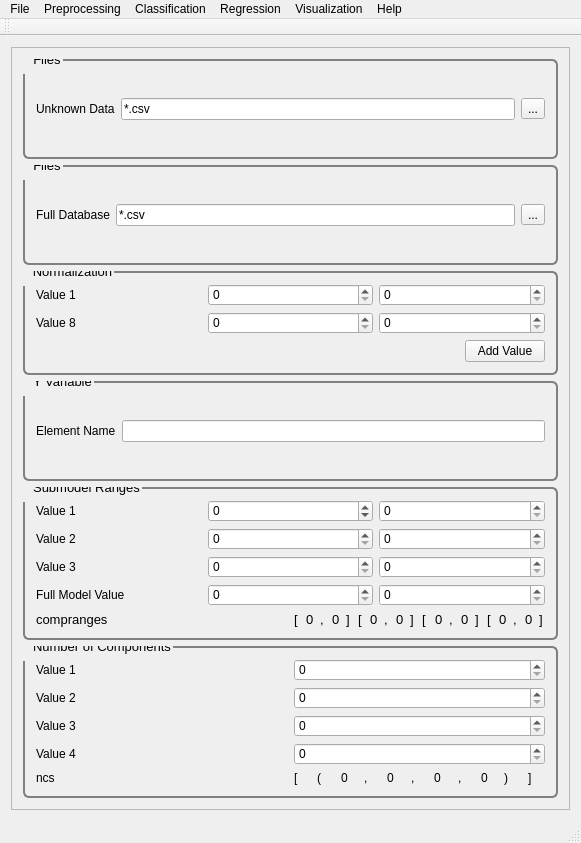
<?xml version="1.0" encoding="UTF-8"?>
<ui version="4.0">
 <class>MainWindow</class>
 <widget class="QMainWindow" name="MainWindow">
  <property name="geometry">
   <rect>
    <x>0</x>
    <y>0</y>
    <width>581</width>
    <height>843</height>
   </rect>
  </property>
  <property name="windowTitle">
   <string>PYSAT</string>
  </property>
  <widget class="QWidget" name="centralWidget">
   <layout class="QVBoxLayout" name="verticalLayout_23">
    <item>
     <widget class="QScrollArea" name="scrollArea">
      <property name="widgetResizable">
       <bool>true</bool>
      </property>
      <widget class="QWidget" name="scrollAreaWidgetContents_2">
       <property name="geometry">
        <rect>
         <x>0</x>
         <y>0</y>
         <width>561</width>
         <height>770</height>
        </rect>
       </property>
       <property name="font">
        <font>
         <pointsize>8</pointsize>
        </font>
       </property>
       <property name="styleSheet">
        <string notr="true">QGroupBox {
  border: 2px solid gray;
  border-radius: 6px;
  margin-top: 0.5em;
}

QGroupBox::title {

  padding-top: -14px;
  padding-left: 8px;
}
</string>
       </property>
       <layout class="QVBoxLayout" name="verticalLayout_8">
        <item>
         <widget class="QGroupBox" name="unknownData">
          <property name="font">
           <font>
            <pointsize>10</pointsize>
           </font>
          </property>
          <property name="title">
           <string>Files</string>
          </property>
          <layout class="QVBoxLayout" name="verticalLayout_6">
           <item>
            <layout class="QHBoxLayout" name="horizontalLayout">
             <item>
              <layout class="QVBoxLayout" name="verticalLayout">
               <item>
                <widget class="QLabel" name="label">
                 <property name="text">
                  <string>Unknown Data</string>
                 </property>
                </widget>
               </item>
              </layout>
             </item>
             <item>
              <layout class="QVBoxLayout" name="verticalLayout_3">
               <item>
                <widget class="QLineEdit" name="lineEdit_2">
                 <property name="text">
                  <string extracomment="Make this change whenever a new file is selected">*.csv</string>
                 </property>
                 <property name="readOnly">
                  <bool>true</bool>
                 </property>
                </widget>
               </item>
              </layout>
             </item>
             <item>
              <layout class="QVBoxLayout" name="verticalLayout_5">
               <item>
                <widget class="QToolButton" name="unknownDataButton">
                 <property name="text">
                  <string>...</string>
                 </property>
                </widget>
               </item>
              </layout>
             </item>
            </layout>
           </item>
          </layout>
         </widget>
        </item>
        <item>
         <widget class="QGroupBox" name="referenceData">
          <property name="font">
           <font>
            <pointsize>10</pointsize>
           </font>
          </property>
          <property name="title">
           <string>Files</string>
          </property>
          <layout class="QVBoxLayout" name="verticalLayout_15">
           <item>
            <layout class="QHBoxLayout" name="horizontalLayout_11">
             <item>
              <layout class="QVBoxLayout" name="verticalLayout_16">
               <item>
                <widget class="QLabel" name="label_8">
                 <property name="text">
                  <string>Full Database</string>
                 </property>
                </widget>
               </item>
              </layout>
             </item>
             <item>
              <layout class="QVBoxLayout" name="verticalLayout_20">
               <item>
                <widget class="QLineEdit" name="lineEdit_9">
                 <property name="text">
                  <string extracomment="Make this change whenever a new file is selected">*.csv</string>
                 </property>
                 <property name="readOnly">
                  <bool>true</bool>
                 </property>
                </widget>
               </item>
              </layout>
             </item>
             <item>
              <layout class="QVBoxLayout" name="verticalLayout_21">
               <item>
                <widget class="QToolButton" name="fullDataBaseButton_3">
                 <property name="text">
                  <string>...</string>
                 </property>
                </widget>
               </item>
              </layout>
             </item>
            </layout>
           </item>
          </layout>
         </widget>
        </item>
        <item>
         <widget class="QGroupBox" name="Normalization">
          <property name="font">
           <font>
            <pointsize>10</pointsize>
           </font>
          </property>
          <property name="title">
           <string>Normalization</string>
          </property>
          <layout class="QVBoxLayout" name="verticalLayout_27">
           <item>
            <layout class="QVBoxLayout" name="verticalLayout_26">
             <item>
              <layout class="QVBoxLayout" name="verticalLayout_2">
               <item>
                <layout class="QHBoxLayout" name="horizontalLayout_2">
                 <item>
                  <widget class="QLabel" name="norm_label">
                   <property name="text">
                    <string>Value 1</string>
                   </property>
                  </widget>
                 </item>
                 <item>
                  <widget class="QSpinBox" name="norm_spinBox_9">
                   <property name="maximum">
                    <number>1000</number>
                   </property>
                  </widget>
                 </item>
                 <item>
                  <widget class="QSpinBox" name="norm_spinBox">
                   <property name="maximum">
                    <number>1000</number>
                   </property>
                  </widget>
                 </item>
                </layout>
               </item>
              </layout>
             </item>
             <item>
              <layout class="QVBoxLayout" name="verticalLayout_22">
               <item>
                <layout class="QHBoxLayout" name="horizontalLayout_24">
                 <item>
                  <widget class="QLabel" name="norm_label_8">
                   <property name="text">
                    <string>Value 8</string>
                   </property>
                  </widget>
                 </item>
                 <item>
                  <widget class="QSpinBox" name="norm_spinBox_16">
                   <property name="maximum">
                    <number>1000</number>
                   </property>
                  </widget>
                 </item>
                 <item>
                  <widget class="QSpinBox" name="norm_spinBox_8">
                   <property name="maximum">
                    <number>1000</number>
                   </property>
                  </widget>
                 </item>
                </layout>
               </item>
              </layout>
             </item>
            </layout>
           </item>
           <item>
            <layout class="QHBoxLayout" name="horizontalLayout_25">
             <item>
              <spacer name="horizontalSpacer_6">
               <property name="orientation">
                <enum>Qt::Horizontal</enum>
               </property>
               <property name="sizeHint" stdset="0">
                <size>
                 <width>40</width>
                 <height>20</height>
                </size>
               </property>
              </spacer>
             </item>
             <item>
              <widget class="QPushButton" name="NormValuebutton">
               <property name="text">
                <string>Add Value</string>
               </property>
              </widget>
             </item>
            </layout>
           </item>
          </layout>
          <zorder></zorder>
          <zorder></zorder>
         </widget>
        </item>
        <item>
         <widget class="QGroupBox" name="CrossValidation">
          <property name="font">
           <font>
            <pointsize>10</pointsize>
           </font>
          </property>
          <property name="title">
           <string>Y Variable</string>
          </property>
          <layout class="QVBoxLayout" name="CrossValid">
           <item>
            <layout class="QHBoxLayout" name="horizontalLayout_4">
             <item>
              <layout class="QVBoxLayout" name="verticalLayout_11">
               <item>
                <widget class="QLabel" name="label_14">
                 <property name="text">
                  <string>Element Name</string>
                 </property>
                </widget>
               </item>
              </layout>
             </item>
             <item>
              <layout class="QVBoxLayout" name="verticalLayout_12">
               <item>
                <widget class="QLineEdit" name="elementNameLine"/>
               </item>
              </layout>
             </item>
            </layout>
           </item>
          </layout>
         </widget>
        </item>
        <item>
         <widget class="QGroupBox" name="CompRanges">
          <property name="font">
           <font>
            <pointsize>10</pointsize>
           </font>
          </property>
          <property name="title">
           <string>Submodel Ranges</string>
          </property>
          <layout class="QVBoxLayout" name="verticalLayout_7">
           <item>
            <layout class="QVBoxLayout" name="verticalLayout_4">
             <item>
              <layout class="QHBoxLayout" name="horizontalLayout_3">
               <item>
                <widget class="QLabel" name="label_80">
                 <property name="text">
                  <string>Value 1</string>
                 </property>
                </widget>
               </item>
               <item>
                <widget class="QSpinBox" name="comp_range">
                 <property name="minimum">
                  <number>-100</number>
                 </property>
                 <property name="maximum">
                  <number>1000</number>
                 </property>
                </widget>
               </item>
               <item>
                <widget class="QSpinBox" name="comp_range_2">
                 <property name="maximum">
                  <number>1000</number>
                 </property>
                </widget>
               </item>
              </layout>
             </item>
             <item>
              <layout class="QHBoxLayout" name="horizontalLayout_5">
               <item>
                <widget class="QLabel" name="label_81">
                 <property name="text">
                  <string>Value 2</string>
                 </property>
                </widget>
               </item>
               <item>
                <widget class="QSpinBox" name="comp_range_3">
                 <property name="maximum">
                  <number>1000</number>
                 </property>
                </widget>
               </item>
               <item>
                <widget class="QSpinBox" name="comp_range_4">
                 <property name="maximum">
                  <number>1000</number>
                 </property>
                </widget>
               </item>
              </layout>
             </item>
             <item>
              <layout class="QHBoxLayout" name="horizontalLayout_7">
               <item>
                <widget class="QLabel" name="label_82">
                 <property name="text">
                  <string>Value 3</string>
                 </property>
                </widget>
               </item>
               <item>
                <widget class="QSpinBox" name="comp_range_5">
                 <property name="maximum">
                  <number>1000</number>
                 </property>
                </widget>
               </item>
               <item>
                <widget class="QSpinBox" name="comp_range_6">
                 <property name="maximum">
                  <number>1000</number>
                 </property>
                </widget>
               </item>
              </layout>
             </item>
             <item>
              <layout class="QHBoxLayout" name="horizontalLayout_10">
               <item>
                <widget class="QLabel" name="label_85">
                 <property name="text">
                  <string>Full Model Value</string>
                 </property>
                </widget>
               </item>
               <item>
                <widget class="QSpinBox" name="comp_range_7">
                 <property name="maximum">
                  <number>1000</number>
                 </property>
                </widget>
               </item>
               <item>
                <widget class="QSpinBox" name="comp_range_8">
                 <property name="maximum">
                  <number>1000</number>
                 </property>
                </widget>
               </item>
              </layout>
             </item>
            </layout>
           </item>
           <item>
            <layout class="QHBoxLayout" name="horizontalLayout_9">
             <item>
              <widget class="QLabel" name="label_40">
               <property name="font">
                <font>
                 <pointsize>10</pointsize>
                </font>
               </property>
               <property name="text">
                <string>compranges</string>
               </property>
              </widget>
             </item>
             <item>
              <layout class="QHBoxLayout" name="horizontalLayout_6">
               <item>
                <widget class="QLabel" name="label_20">
                 <property name="font">
                  <font>
                   <pointsize>10</pointsize>
                  </font>
                 </property>
                 <property name="text">
                  <string>[</string>
                 </property>
                </widget>
               </item>
               <item>
                <widget class="QLabel" name="label_21">
                 <property name="font">
                  <font>
                   <pointsize>10</pointsize>
                  </font>
                 </property>
                 <property name="text">
                  <string>0</string>
                 </property>
                </widget>
               </item>
               <item>
                <widget class="QLabel" name="label_22">
                 <property name="font">
                  <font>
                   <pointsize>10</pointsize>
                  </font>
                 </property>
                 <property name="text">
                  <string>,</string>
                 </property>
                </widget>
               </item>
               <item>
                <widget class="QLabel" name="label_23">
                 <property name="font">
                  <font>
                   <pointsize>10</pointsize>
                  </font>
                 </property>
                 <property name="text">
                  <string>0</string>
                 </property>
                </widget>
               </item>
               <item>
                <widget class="QLabel" name="label_24">
                 <property name="font">
                  <font>
                   <pointsize>10</pointsize>
                  </font>
                 </property>
                 <property name="text">
                  <string>]</string>
                 </property>
                </widget>
               </item>
               <item>
                <widget class="QLabel" name="label_27">
                 <property name="font">
                  <font>
                   <pointsize>10</pointsize>
                  </font>
                 </property>
                 <property name="text">
                  <string>[</string>
                 </property>
                </widget>
               </item>
               <item>
                <widget class="QLabel" name="label_29">
                 <property name="font">
                  <font>
                   <pointsize>10</pointsize>
                  </font>
                 </property>
                 <property name="text">
                  <string>0</string>
                 </property>
                </widget>
               </item>
               <item>
                <widget class="QLabel" name="label_28">
                 <property name="font">
                  <font>
                   <pointsize>10</pointsize>
                  </font>
                 </property>
                 <property name="text">
                  <string>,</string>
                 </property>
                </widget>
               </item>
               <item>
                <widget class="QLabel" name="label_26">
                 <property name="font">
                  <font>
                   <pointsize>10</pointsize>
                  </font>
                 </property>
                 <property name="text">
                  <string>0</string>
                 </property>
                </widget>
               </item>
               <item>
                <widget class="QLabel" name="label_25">
                 <property name="font">
                  <font>
                   <pointsize>10</pointsize>
                  </font>
                 </property>
                 <property name="text">
                  <string>]</string>
                 </property>
                </widget>
               </item>
               <item>
                <widget class="QLabel" name="label_32">
                 <property name="font">
                  <font>
                   <pointsize>10</pointsize>
                  </font>
                 </property>
                 <property name="text">
                  <string>[</string>
                 </property>
                </widget>
               </item>
               <item>
                <widget class="QLabel" name="label_30">
                 <property name="font">
                  <font>
                   <pointsize>10</pointsize>
                  </font>
                 </property>
                 <property name="text">
                  <string>0</string>
                 </property>
                </widget>
               </item>
               <item>
                <widget class="QLabel" name="label_33">
                 <property name="font">
                  <font>
                   <pointsize>10</pointsize>
                  </font>
                 </property>
                 <property name="text">
                  <string>,</string>
                 </property>
                </widget>
               </item>
               <item>
                <widget class="QLabel" name="label_34">
                 <property name="font">
                  <font>
                   <pointsize>10</pointsize>
                  </font>
                 </property>
                 <property name="text">
                  <string>0</string>
                 </property>
                </widget>
               </item>
               <item>
                <widget class="QLabel" name="label_31">
                 <property name="font">
                  <font>
                   <pointsize>10</pointsize>
                  </font>
                 </property>
                 <property name="text">
                  <string>]</string>
                 </property>
                </widget>
               </item>
               <item>
                <widget class="QLabel" name="label_39">
                 <property name="font">
                  <font>
                   <pointsize>10</pointsize>
                  </font>
                 </property>
                 <property name="text">
                  <string>[</string>
                 </property>
                </widget>
               </item>
               <item>
                <widget class="QLabel" name="label_36">
                 <property name="font">
                  <font>
                   <pointsize>10</pointsize>
                  </font>
                 </property>
                 <property name="text">
                  <string>0</string>
                 </property>
                </widget>
               </item>
               <item>
                <widget class="QLabel" name="label_37">
                 <property name="font">
                  <font>
                   <pointsize>10</pointsize>
                  </font>
                 </property>
                 <property name="text">
                  <string>,</string>
                 </property>
                </widget>
               </item>
               <item>
                <widget class="QLabel" name="label_35">
                 <property name="font">
                  <font>
                   <pointsize>10</pointsize>
                  </font>
                 </property>
                 <property name="text">
                  <string>0</string>
                 </property>
                </widget>
               </item>
               <item>
                <widget class="QLabel" name="label_38">
                 <property name="font">
                  <font>
                   <pointsize>10</pointsize>
                  </font>
                 </property>
                 <property name="text">
                  <string>]</string>
                 </property>
                </widget>
               </item>
              </layout>
             </item>
            </layout>
           </item>
          </layout>
         </widget>
        </item>
        <item>
         <widget class="QGroupBox" name="CreateModels">
          <property name="font">
           <font>
            <pointsize>10</pointsize>
           </font>
          </property>
          <property name="title">
           <string>Number of Components</string>
          </property>
          <layout class="QVBoxLayout" name="verticalLayout_17">
           <item>
            <layout class="QHBoxLayout" name="horizontalLayout_14">
             <item>
              <layout class="QVBoxLayout" name="verticalLayout_18">
               <item>
                <widget class="QLabel" name="label_70">
                 <property name="text">
                  <string>Value 1</string>
                 </property>
                </widget>
               </item>
               <item>
                <widget class="QLabel" name="label_71">
                 <property name="text">
                  <string>Value 2</string>
                 </property>
                </widget>
               </item>
               <item>
                <widget class="QLabel" name="label_72">
                 <property name="text">
                  <string>Value 3</string>
                 </property>
                </widget>
               </item>
               <item>
                <widget class="QLabel" name="label_73">
                 <property name="text">
                  <string>Value 4</string>
                 </property>
                </widget>
               </item>
              </layout>
             </item>
             <item>
              <layout class="QVBoxLayout" name="verticalLayout_19">
               <item>
                <widget class="QSpinBox" name="create_model_spin">
                 <property name="maximum">
                  <number>20</number>
                 </property>
                </widget>
               </item>
               <item>
                <widget class="QSpinBox" name="create_model_spin_2">
                 <property name="maximum">
                  <number>20</number>
                 </property>
                </widget>
               </item>
               <item>
                <widget class="QSpinBox" name="create_model_spin_3">
                 <property name="maximum">
                  <number>20</number>
                 </property>
                </widget>
               </item>
               <item>
                <widget class="QSpinBox" name="create_model_spin_4">
                 <property name="maximum">
                  <number>20</number>
                 </property>
                </widget>
               </item>
              </layout>
             </item>
            </layout>
           </item>
           <item>
            <layout class="QHBoxLayout" name="horizontalLayout_15">
             <item>
              <widget class="QLabel" name="label_74">
               <property name="text">
                <string>ncs</string>
               </property>
              </widget>
             </item>
             <item>
              <layout class="QHBoxLayout" name="horizontalLayout_16">
               <item>
                <widget class="QLabel" name="label_75">
                 <property name="text">
                  <string>[</string>
                 </property>
                </widget>
               </item>
               <item>
                <widget class="QLabel" name="label_76">
                 <property name="text">
                  <string>(</string>
                 </property>
                </widget>
               </item>
               <item>
                <widget class="QLabel" name="label_77">
                 <property name="text">
                  <string>0</string>
                 </property>
                </widget>
               </item>
               <item>
                <widget class="QLabel" name="label_78">
                 <property name="text">
                  <string>,</string>
                 </property>
                </widget>
               </item>
               <item>
                <widget class="QLabel" name="label_79">
                 <property name="text">
                  <string>0</string>
                 </property>
                </widget>
               </item>
               <item>
                <widget class="QLabel" name="label_83">
                 <property name="text">
                  <string>,</string>
                 </property>
                </widget>
               </item>
               <item>
                <widget class="QLabel" name="label_84">
                 <property name="text">
                  <string>0</string>
                 </property>
                </widget>
               </item>
               <item>
                <widget class="QLabel" name="label_88">
                 <property name="text">
                  <string>,</string>
                 </property>
                </widget>
               </item>
               <item>
                <widget class="QLabel" name="label_89">
                 <property name="text">
                  <string>0</string>
                 </property>
                </widget>
               </item>
               <item>
                <widget class="QLabel" name="label_90">
                 <property name="text">
                  <string>)</string>
                 </property>
                </widget>
               </item>
               <item>
                <widget class="QLabel" name="label_91">
                 <property name="text">
                  <string>]</string>
                 </property>
                </widget>
               </item>
              </layout>
             </item>
            </layout>
           </item>
          </layout>
         </widget>
        </item>
       </layout>
       <zorder>CrossValidation</zorder>
       <zorder>CreateModels</zorder>
       <zorder>Normalization</zorder>
       <zorder>CompRanges</zorder>
       <zorder>unknownData</zorder>
       <zorder>referenceData</zorder>
      </widget>
     </widget>
    </item>
   </layout>
  </widget>
  <widget class="QToolBar" name="mainToolBar">
   <attribute name="toolBarArea">
    <enum>TopToolBarArea</enum>
   </attribute>
   <attribute name="toolBarBreak">
    <bool>false</bool>
   </attribute>
  </widget>
  <widget class="QStatusBar" name="statusBar"/>
  <widget class="QMenuBar" name="menuBar">
   <property name="geometry">
    <rect>
     <x>0</x>
     <y>0</y>
     <width>581</width>
     <height>21</height>
    </rect>
   </property>
   <widget class="QMenu" name="menuFile">
    <property name="title">
     <string>File</string>
    </property>
    <addaction name="actionLoad_Refence_Data"/>
    <addaction name="actionLoad_Unknown_Data"/>
    <addaction name="actionSet_output_location"/>
    <addaction name="separator"/>
    <addaction name="actionSave_Current_Plots"/>
    <addaction name="actionSave_Current_Data"/>
    <addaction name="separator"/>
    <addaction name="actionCreate_New_Workflow"/>
    <addaction name="actionSave_Current_Workflow"/>
    <addaction name="separator"/>
    <addaction name="actionExit"/>
   </widget>
   <widget class="QMenu" name="menuPreprocessing">
    <property name="title">
     <string>Preprocessing</string>
    </property>
    <widget class="QMenu" name="menuBaseline_Removal">
     <property name="title">
      <string>Baseline Removal</string>
     </property>
     <addaction name="actionALS"/>
     <addaction name="actionDietrich"/>
     <addaction name="actionPolyFit"/>
     <addaction name="actionAirPLS"/>
     <addaction name="actionFABC"/>
     <addaction name="actionKK"/>
     <addaction name="actionMario"/>
     <addaction name="actionMedian"/>
     <addaction name="actionRubberband"/>
     <addaction name="actionUndecimated_Wavelet"/>
    </widget>
    <widget class="QMenu" name="menuCalibration_Transfer">
     <property name="title">
      <string>Calibration Transfer</string>
     </property>
     <addaction name="actionRatio"/>
     <addaction name="actionTommy_s_Methgod"/>
     <addaction name="actionPiecewise_Direct_Standardization"/>
     <addaction name="actionOthers_3"/>
    </widget>
    <addaction name="actionNormalization"/>
    <addaction name="actionNoise_Reduction"/>
    <addaction name="actionApply_Mask"/>
    <addaction name="actionInterpolate"/>
    <addaction name="actionInstrument_Response"/>
    <addaction name="menuBaseline_Removal"/>
    <addaction name="menuCalibration_Transfer"/>
    <addaction name="actionICA_2"/>
    <addaction name="actionPCA_2"/>
   </widget>
   <widget class="QMenu" name="menuRegression">
    <property name="title">
     <string>Regression</string>
    </property>
    <addaction name="actionCross_Validation"/>
    <addaction name="actionTrain"/>
    <addaction name="actionPredict"/>
   </widget>
   <widget class="QMenu" name="menuHelp">
    <property name="title">
     <string>Help</string>
    </property>
    <addaction name="actionIndex"/>
    <addaction name="actionContent_2"/>
    <addaction name="separator"/>
    <addaction name="actionAbout"/>
    <addaction name="actionAbout_QtCreator"/>
   </widget>
   <widget class="QMenu" name="menuClassification">
    <property name="title">
     <string>Classification</string>
    </property>
    <widget class="QMenu" name="menuSupervised">
     <property name="title">
      <string>Supervised</string>
     </property>
     <addaction name="actionPLS_DA"/>
     <addaction name="actionSIMCA"/>
    </widget>
    <widget class="QMenu" name="menuClustering">
     <property name="title">
      <string>Clustering</string>
     </property>
     <addaction name="actionK_means"/>
     <addaction name="actionHierarchical_2"/>
    </widget>
    <addaction name="menuSupervised"/>
    <addaction name="menuClustering"/>
   </widget>
   <widget class="QMenu" name="menuVisualization">
    <property name="title">
     <string>Visualization</string>
    </property>
    <addaction name="actionLine_Plot"/>
    <addaction name="action1_to_1_Plot"/>
    <addaction name="actionScatter_Plot"/>
   </widget>
   <addaction name="menuFile"/>
   <addaction name="menuPreprocessing"/>
   <addaction name="menuClassification"/>
   <addaction name="menuRegression"/>
   <addaction name="menuVisualization"/>
   <addaction name="menuHelp"/>
  </widget>
  <action name="actionLoad_Refence_Data">
   <property name="text">
    <string>Load Refence Data</string>
   </property>
  </action>
  <action name="actionLoad_Unknown_Data">
   <property name="text">
    <string>Load Unknown Data</string>
   </property>
  </action>
  <action name="actionSave_Current_Workflow">
   <property name="text">
    <string>Save Current Workflow</string>
   </property>
  </action>
  <action name="actionSave_Current_Plots">
   <property name="text">
    <string>Save Current Plots</string>
   </property>
  </action>
  <action name="actionSave_Current_Data">
   <property name="text">
    <string>Save Current Data</string>
   </property>
  </action>
  <action name="actionCreate_New_Workflow">
   <property name="text">
    <string>Create New Workflow</string>
   </property>
  </action>
  <action name="actionNoise_Reduction">
   <property name="text">
    <string>Noise Reduction</string>
   </property>
  </action>
  <action name="actionApply_Mask">
   <property name="text">
    <string>Apply Mask</string>
   </property>
  </action>
  <action name="actionInterpolate">
   <property name="text">
    <string>Interpolate</string>
   </property>
  </action>
  <action name="actionInstrument_Response">
   <property name="text">
    <string>Instrument Response</string>
   </property>
  </action>
  <action name="actionALS">
   <property name="text">
    <string>ALS</string>
   </property>
  </action>
  <action name="actionDietrich">
   <property name="text">
    <string>Dietrich</string>
   </property>
  </action>
  <action name="actionPolyFit">
   <property name="text">
    <string>PolyFit</string>
   </property>
  </action>
  <action name="actionAirPLS">
   <property name="text">
    <string>AirPLS</string>
   </property>
  </action>
  <action name="actionFABC">
   <property name="text">
    <string>FABC</string>
   </property>
  </action>
  <action name="actionKK">
   <property name="text">
    <string>KK</string>
   </property>
  </action>
  <action name="actionMario">
   <property name="text">
    <string>Mario</string>
   </property>
  </action>
  <action name="actionMedian">
   <property name="text">
    <string>Median</string>
   </property>
  </action>
  <action name="actionRubberband">
   <property name="text">
    <string>Rubberband</string>
   </property>
  </action>
  <action name="actionUndecimated_Wavelet">
   <property name="text">
    <string>Undecimated Wavelet</string>
   </property>
  </action>
  <action name="actionRatio">
   <property name="text">
    <string>Ratio</string>
   </property>
  </action>
  <action name="actionTommy_s_Methgod">
   <property name="text">
    <string>Tommy's Method</string>
   </property>
  </action>
  <action name="actionPiecewise_Direct_Standardization">
   <property name="text">
    <string>Piecewise Direct Standardization</string>
   </property>
  </action>
  <action name="actionPCA">
   <property name="text">
    <string>PCA</string>
   </property>
  </action>
  <action name="actionICA">
   <property name="text">
    <string>ICA</string>
   </property>
  </action>
  <action name="actionK_Means">
   <property name="text">
    <string>K-Means</string>
   </property>
  </action>
  <action name="actionHierarchical">
   <property name="text">
    <string>Hierarchical</string>
   </property>
  </action>
  <action name="actionOthers">
   <property name="text">
    <string>Others...</string>
   </property>
  </action>
  <action name="actionOthers_2">
   <property name="text">
    <string>Others...</string>
   </property>
  </action>
  <action name="actionOthers_3">
   <property name="text">
    <string>Others...</string>
   </property>
  </action>
  <action name="actionPLS">
   <property name="text">
    <string>PLS</string>
   </property>
  </action>
  <action name="actionSM_PLS">
   <property name="text">
    <string>SM-PLS</string>
   </property>
  </action>
  <action name="actionICA_Regression">
   <property name="text">
    <string>ICA Regression</string>
   </property>
  </action>
  <action name="actionGaussian_Process">
   <property name="text">
    <string>Gaussian Process</string>
   </property>
  </action>
  <action name="actionMLP">
   <property name="text">
    <string>MLP</string>
   </property>
  </action>
  <action name="actionSVM">
   <property name="text">
    <string>SVM</string>
   </property>
  </action>
  <action name="actionOthers_4">
   <property name="text">
    <string>Others...</string>
   </property>
  </action>
  <action name="actionOthers_5">
   <property name="text">
    <string>Others...</string>
   </property>
  </action>
  <action name="actionIndex">
   <property name="text">
    <string>Index</string>
   </property>
  </action>
  <action name="actionContent_2">
   <property name="text">
    <string>Content</string>
   </property>
  </action>
  <action name="actionAbout">
   <property name="text">
    <string>About...</string>
   </property>
  </action>
  <action name="actionAbout_QtCreator">
   <property name="text">
    <string>About Qt...</string>
   </property>
  </action>
  <action name="actionExit">
   <property name="text">
    <string>Exit</string>
   </property>
  </action>
  <action name="actionNormalization">
   <property name="text">
    <string>Normalization</string>
   </property>
  </action>
  <action name="actionICA_2">
   <property name="text">
    <string>ICA</string>
   </property>
  </action>
  <action name="actionPCA_2">
   <property name="text">
    <string>PCA</string>
   </property>
  </action>
  <action name="actionPLS_DA">
   <property name="text">
    <string>PLS-DA</string>
   </property>
  </action>
  <action name="actionSIMCA">
   <property name="text">
    <string>SIMCA</string>
   </property>
  </action>
  <action name="actionK_means">
   <property name="text">
    <string>K-means</string>
   </property>
  </action>
  <action name="actionHierarchical_2">
   <property name="text">
    <string>Hierarchical</string>
   </property>
  </action>
  <action name="actionCross_Validation">
   <property name="text">
    <string>Cross Validation</string>
   </property>
  </action>
  <action name="actionTrain">
   <property name="text">
    <string>Train</string>
   </property>
  </action>
  <action name="actionPredict">
   <property name="text">
    <string>Predict</string>
   </property>
  </action>
  <action name="actionLine_Plot">
   <property name="text">
    <string>Line Plot</string>
   </property>
  </action>
  <action name="action1_to_1_Plot">
   <property name="text">
    <string>1 to 1 Plot</string>
   </property>
  </action>
  <action name="actionScatter_Plot">
   <property name="text">
    <string>Scatter Plot</string>
   </property>
  </action>
  <action name="actionSet_output_location">
   <property name="text">
    <string>Output Location</string>
   </property>
  </action>
 </widget>
 <layoutdefault spacing="6" margin="11"/>
 <resources/>
 <connections>
  <connection>
   <sender>comp_range</sender>
   <signal>valueChanged(int)</signal>
   <receiver>label_21</receiver>
   <slot>setNum(int)</slot>
   <hints>
    <hint type="sourcelabel">
     <x>260</x>
     <y>89</y>
    </hint>
    <hint type="destinationlabel">
     <x>306</x>
     <y>221</y>
    </hint>
   </hints>
  </connection>
  <connection>
   <sender>comp_range_2</sender>
   <signal>valueChanged(int)</signal>
   <receiver>label_23</receiver>
   <slot>setNum(int)</slot>
   <hints>
    <hint type="sourcelabel">
     <x>534</x>
     <y>84</y>
    </hint>
    <hint type="destinationlabel">
     <x>329</x>
     <y>218</y>
    </hint>
   </hints>
  </connection>
  <connection>
   <sender>comp_range_3</sender>
   <signal>valueChanged(int)</signal>
   <receiver>label_29</receiver>
   <slot>setNum(int)</slot>
   <hints>
    <hint type="sourcelabel">
     <x>364</x>
     <y>114</y>
    </hint>
    <hint type="destinationlabel">
     <x>368</x>
     <y>212</y>
    </hint>
   </hints>
  </connection>
  <connection>
   <sender>comp_range_4</sender>
   <signal>valueChanged(int)</signal>
   <receiver>label_26</receiver>
   <slot>setNum(int)</slot>
   <hints>
    <hint type="sourcelabel">
     <x>445</x>
     <y>116</y>
    </hint>
    <hint type="destinationlabel">
     <x>394</x>
     <y>215</y>
    </hint>
   </hints>
  </connection>
  <connection>
   <sender>comp_range_5</sender>
   <signal>valueChanged(int)</signal>
   <receiver>label_30</receiver>
   <slot>setNum(int)</slot>
   <hints>
    <hint type="sourcelabel">
     <x>364</x>
     <y>144</y>
    </hint>
    <hint type="destinationlabel">
     <x>431</x>
     <y>215</y>
    </hint>
   </hints>
  </connection>
  <connection>
   <sender>comp_range_6</sender>
   <signal>valueChanged(int)</signal>
   <receiver>label_34</receiver>
   <slot>setNum(int)</slot>
   <hints>
    <hint type="sourcelabel">
     <x>453</x>
     <y>152</y>
    </hint>
    <hint type="destinationlabel">
     <x>457</x>
     <y>215</y>
    </hint>
   </hints>
  </connection>
  <connection>
   <sender>comp_range_7</sender>
   <signal>valueChanged(int)</signal>
   <receiver>label_36</receiver>
   <slot>setNum(int)</slot>
   <hints>
    <hint type="sourcelabel">
     <x>305</x>
     <y>178</y>
    </hint>
    <hint type="destinationlabel">
     <x>494</x>
     <y>215</y>
    </hint>
   </hints>
  </connection>
  <connection>
   <sender>comp_range_8</sender>
   <signal>valueChanged(int)</signal>
   <receiver>label_35</receiver>
   <slot>setNum(int)</slot>
   <hints>
    <hint type="sourcelabel">
     <x>504</x>
     <y>184</y>
    </hint>
    <hint type="destinationlabel">
     <x>518</x>
     <y>210</y>
    </hint>
   </hints>
  </connection>
  <connection>
   <sender>create_model_spin_2</sender>
   <signal>valueChanged(int)</signal>
   <receiver>label_79</receiver>
   <slot>setNum(int)</slot>
   <hints>
    <hint type="sourcelabel">
     <x>399</x>
     <y>307</y>
    </hint>
    <hint type="destinationlabel">
     <x>383</x>
     <y>383</y>
    </hint>
   </hints>
  </connection>
  <connection>
   <sender>create_model_spin</sender>
   <signal>valueChanged(int)</signal>
   <receiver>label_77</receiver>
   <slot>setNum(int)</slot>
   <hints>
    <hint type="sourcelabel">
     <x>336</x>
     <y>268</y>
    </hint>
    <hint type="destinationlabel">
     <x>338</x>
     <y>385</y>
    </hint>
   </hints>
  </connection>
  <connection>
   <sender>create_model_spin_3</sender>
   <signal>valueChanged(int)</signal>
   <receiver>label_84</receiver>
   <slot>setNum(int)</slot>
   <hints>
    <hint type="sourcelabel">
     <x>443</x>
     <y>329</y>
    </hint>
    <hint type="destinationlabel">
     <x>430</x>
     <y>386</y>
    </hint>
   </hints>
  </connection>
  <connection>
   <sender>create_model_spin_4</sender>
   <signal>valueChanged(int)</signal>
   <receiver>label_89</receiver>
   <slot>setNum(int)</slot>
   <hints>
    <hint type="sourcelabel">
     <x>485</x>
     <y>356</y>
    </hint>
    <hint type="destinationlabel">
     <x>473</x>
     <y>378</y>
    </hint>
   </hints>
  </connection>
 </connections>
</ui>
